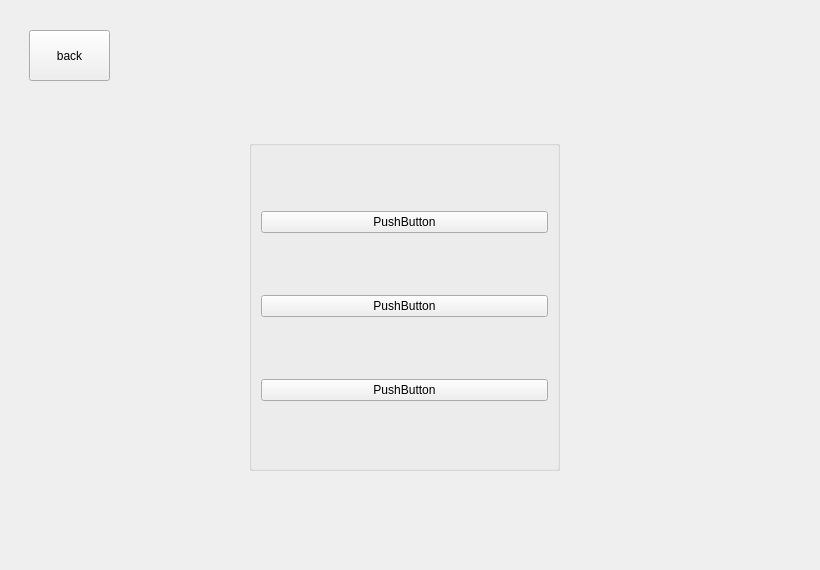
<?xml version="1.0" encoding="UTF-8"?>
<ui version="4.0">
 <class>MainWindow</class>
 <widget class="QMainWindow" name="MainWindow">
  <property name="geometry">
   <rect>
    <x>0</x>
    <y>0</y>
    <width>820</width>
    <height>570</height>
   </rect>
  </property>
  <property name="minimumSize">
   <size>
    <width>820</width>
    <height>570</height>
   </size>
  </property>
  <property name="maximumSize">
   <size>
    <width>820</width>
    <height>570</height>
   </size>
  </property>
  <property name="windowTitle">
   <string>MainWindow</string>
  </property>
  <widget class="QWidget" name="centralwidget">
   <property name="minimumSize">
    <size>
     <width>820</width>
     <height>570</height>
    </size>
   </property>
   <property name="maximumSize">
    <size>
     <width>820</width>
     <height>570</height>
    </size>
   </property>
   <widget class="QStackedWidget" name="stackedWidget">
    <property name="geometry">
     <rect>
      <x>9</x>
      <y>10</y>
      <width>800</width>
      <height>550</height>
     </rect>
    </property>
    <property name="minimumSize">
     <size>
      <width>800</width>
      <height>550</height>
     </size>
    </property>
    <property name="maximumSize">
     <size>
      <width>800</width>
      <height>550</height>
     </size>
    </property>
    <property name="currentIndex">
     <number>1</number>
    </property>
    <widget class="QWidget" name="Main">
     <widget class="QLabel" name="label">
      <property name="geometry">
       <rect>
        <x>20</x>
        <y>20</y>
        <width>381</width>
        <height>501</height>
       </rect>
      </property>
      <property name="frameShape">
       <enum>QFrame::Box</enum>
      </property>
      <property name="text">
       <string/>
      </property>
     </widget>
     <widget class="QPushButton" name="Start">
      <property name="geometry">
       <rect>
        <x>480</x>
        <y>250</y>
        <width>251</width>
        <height>201</height>
       </rect>
      </property>
      <property name="text">
       <string>START</string>
      </property>
     </widget>
    </widget>
    <widget class="QWidget" name="Mode">
     <widget class="QPushButton" name="Back">
      <property name="geometry">
       <rect>
        <x>20</x>
        <y>20</y>
        <width>81</width>
        <height>51</height>
       </rect>
      </property>
      <property name="text">
       <string>back</string>
      </property>
     </widget>
     <widget class="QGroupBox" name="groupBox">
      <property name="geometry">
       <rect>
        <x>240</x>
        <y>130</y>
        <width>311</width>
        <height>331</height>
       </rect>
      </property>
      <property name="title">
       <string/>
      </property>
      <layout class="QVBoxLayout" name="verticalLayout">
       <item>
        <widget class="QPushButton" name="pushButton_2">
         <property name="text">
          <string>PushButton</string>
         </property>
        </widget>
       </item>
       <item>
        <widget class="QPushButton" name="pushButton">
         <property name="text">
          <string>PushButton</string>
         </property>
        </widget>
       </item>
       <item>
        <widget class="QPushButton" name="pushButton_3">
         <property name="text">
          <string>PushButton</string>
         </property>
        </widget>
       </item>
      </layout>
     </widget>
    </widget>
   </widget>
  </widget>
 </widget>
 <resources/>
 <connections/>
</ui>
